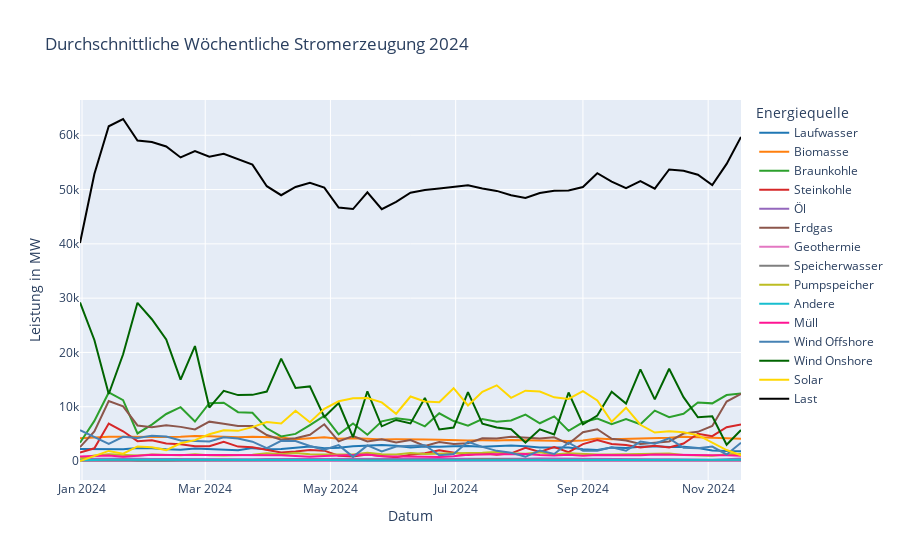

This figure's notebook cell:
### Markdown cell above
# 18. Wöchentliche Durchschnittswerte

### Code cell
df_woche = df.resample("W").mean(numeric_only=True).reset_index()
strom_woche = df_woche.melt(id_vars="Datum", var_name="Energiequelle", value_name="Leistung in MW")

fig = px.line(
    strom_woche,
    x="Datum",
    y="Leistung in MW",
    color="Energiequelle",
    title="Durchschnittliche Wöchentliche Stromerzeugung 2024",
    color_discrete_map=farben
)
fig.show()
